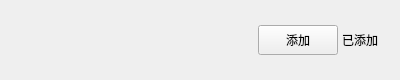
<?xml version="1.0" encoding="UTF-8"?>
<ui version="4.0">
 <class>ApplyFriendItem</class>
 <widget class="QWidget" name="ApplyFriendItem">
  <property name="geometry">
   <rect>
    <x>0</x>
    <y>0</y>
    <width>400</width>
    <height>80</height>
   </rect>
  </property>
  <property name="minimumSize">
   <size>
    <width>0</width>
    <height>80</height>
   </size>
  </property>
  <property name="maximumSize">
   <size>
    <width>16777215</width>
    <height>80</height>
   </size>
  </property>
  <property name="windowTitle">
   <string>Form</string>
  </property>
  <layout class="QHBoxLayout" name="horizontalLayout">
   <property name="spacing">
    <number>2</number>
   </property>
   <property name="leftMargin">
    <number>20</number>
   </property>
   <property name="topMargin">
    <number>0</number>
   </property>
   <property name="rightMargin">
    <number>20</number>
   </property>
   <property name="bottomMargin">
    <number>0</number>
   </property>
   <item>
    <widget class="QLabel" name="iconLb">
     <property name="minimumSize">
      <size>
       <width>50</width>
       <height>50</height>
      </size>
     </property>
     <property name="maximumSize">
      <size>
       <width>50</width>
       <height>50</height>
      </size>
     </property>
     <property name="text">
      <string/>
     </property>
    </widget>
   </item>
   <item>
    <layout class="QVBoxLayout" name="verticalLayout">
     <property name="spacing">
      <number>2</number>
     </property>
     <item>
      <widget class="QLabel" name="nameLb">
       <property name="minimumSize">
        <size>
         <width>100</width>
         <height>30</height>
        </size>
       </property>
       <property name="maximumSize">
        <size>
         <width>200</width>
         <height>30</height>
        </size>
       </property>
       <property name="text">
        <string/>
       </property>
      </widget>
     </item>
     <item>
      <widget class="QLabel" name="msgLb">
       <property name="minimumSize">
        <size>
         <width>100</width>
         <height>30</height>
        </size>
       </property>
       <property name="maximumSize">
        <size>
         <width>200</width>
         <height>30</height>
        </size>
       </property>
       <property name="text">
        <string/>
       </property>
      </widget>
     </item>
    </layout>
   </item>
   <item>
    <spacer name="horizontalSpacer">
     <property name="orientation">
      <enum>Qt::Orientation::Horizontal</enum>
     </property>
     <property name="sizeHint" stdset="0">
      <size>
       <width>40</width>
       <height>20</height>
      </size>
     </property>
    </spacer>
   </item>
   <item>
    <widget class="QPushButton" name="addFriendBtn">
     <property name="minimumSize">
      <size>
       <width>80</width>
       <height>30</height>
      </size>
     </property>
     <property name="maximumSize">
      <size>
       <width>80</width>
       <height>30</height>
      </size>
     </property>
     <property name="text">
      <string>添加</string>
     </property>
    </widget>
   </item>
   <item>
    <widget class="QLabel" name="statusLb">
     <property name="sizePolicy">
      <sizepolicy hsizetype="Maximum" vsizetype="Fixed">
       <horstretch>0</horstretch>
       <verstretch>0</verstretch>
      </sizepolicy>
     </property>
     <property name="minimumSize">
      <size>
       <width>40</width>
       <height>24</height>
      </size>
     </property>
     <property name="maximumSize">
      <size>
       <width>16777215</width>
       <height>24</height>
      </size>
     </property>
     <property name="text">
      <string>已添加</string>
     </property>
     <property name="alignment">
      <set>Qt::AlignmentFlag::AlignCenter</set>
     </property>
    </widget>
   </item>
  </layout>
 </widget>
 <resources/>
 <connections/>
</ui>
